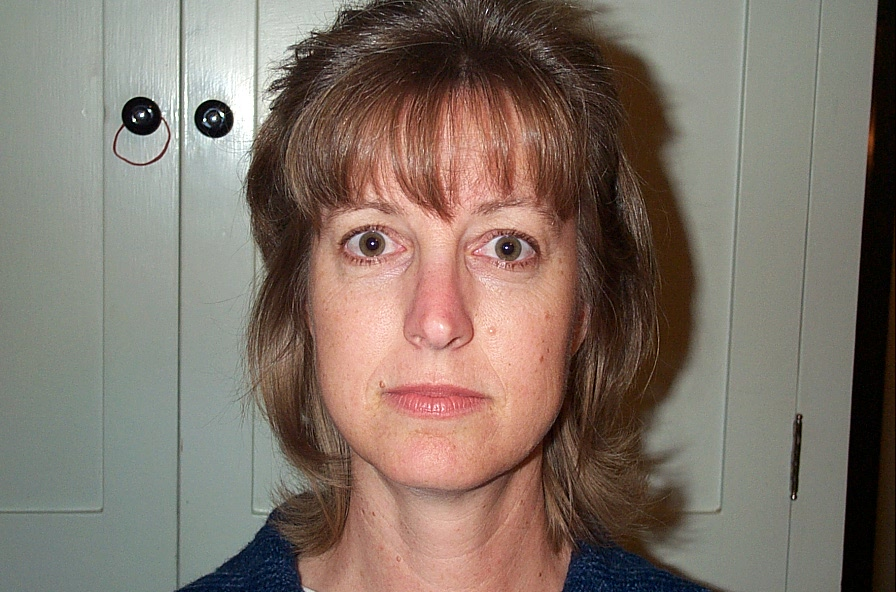
#> input picture CSE829/input_image.jpg, 896 x 592 px
$ python -i methods.py   (imports and definitions only)
#> lines starting #> are read from the running program, lines starting #| are printed output that depends on the picture
"""
The five enhancement arms compared in the domain study.

Every arm takes and returns an 8-bit BGR image, and every arm touches only the
LAB L-channel - the same colour handling the two CLALHE implementations already
use in their own ``enhance()``. That keeps chrominance identical across arms so
any measured difference is attributable to the luminance algorithm alone.

Arms that expose internal parameters return them through ``telemetry``; the
driver logs those to answer the "does CLALHE actually adapt?" question.
"""

import importlib
import sys
from pathlib import Path

import cv2
import numpy as np

# CLALHE.py and CLALHE_new.py live one level up and both define a class called
# CLALHE. The module names differ, so plain imports are unambiguous.
sys.path.insert(0, str(Path(__file__).resolve().parent.parent))
ClalheBlended = importlib.import_module("CLALHE").CLALHE
ClalhePaper = importlib.import_module("CLALHE_new").CLALHE


def _on_luminance(image, fn):
    """Run ``fn`` on the L-channel of LAB and rebuild the BGR image."""
    if image.ndim == 2:
        return fn(image)
    lab = cv2.cvtColor(image, cv2.COLOR_BGR2LAB)
    lab[:, :, 0] = fn(lab[:, :, 0])
    return cv2.cvtColor(lab, cv2.COLOR_LAB2BGR)


# ─────────────────────────────────────────────
#  arms
# ─────────────────────────────────────────────

def m_original(image):
    """Identity. The sanity anchor: PSNR 100, SSI 1.0, CII 1.0, AMBE 0."""
    return image.copy(), {}


def m_he(image):
    """Global histogram equalisation - the classic over-enhancement baseline."""
    return _on_luminance(image, cv2.equalizeHist), {}


def m_clahe(image):
    """Stock OpenCV CLAHE at its documented defaults."""
    clahe = cv2.createCLAHE(clipLimit=2.0, tileGridSize=(8, 8))
    return _on_luminance(image, clahe.apply), {"cbd": 8, "i_cl": 2.0}


# [64 lines left out: functions _clalhe_telemetry, m_clalhe_paper, m_clalhe_blended, _lchannel, not called in this run]


# Order matters: it is the column order in every table and figure.
METHODS = [
    ("original", m_original),
    ("HE", m_he),
    ("CLAHE", m_clahe),
    ("CLALHE-paper", m_clalhe_paper),
    ("CLALHE-blended", m_clalhe_blended),
]

METHOD_NAMES = [name for name, _ in METHODS]

>>> import cv2
>>> picture = cv2.imread('../input_image.jpg')
#> picture is the input picture: shape (592, 896, 3); mean B, G, R 104.5, 114.8, 128.2
>>> result = m_clahe(picture)
#> in _on_luminance, `lab = cv2.cvtColor(image, cv2.COLOR_BGR2LAB)`: lab: shape (592, 896, 3); mean of channels 0, 1, 2 124.2, 132, 136
#> in _on_luminance, `lab[:, :, 0] = fn(lab[:, :, 0])`: lab: shape (592, 896, 3); mean of channels 0, 1, 2 132.2, 132, 136
#> in _on_luminance, `return cv2.cvtColor(lab, cv2.COLOR_LAB2BGR)`:
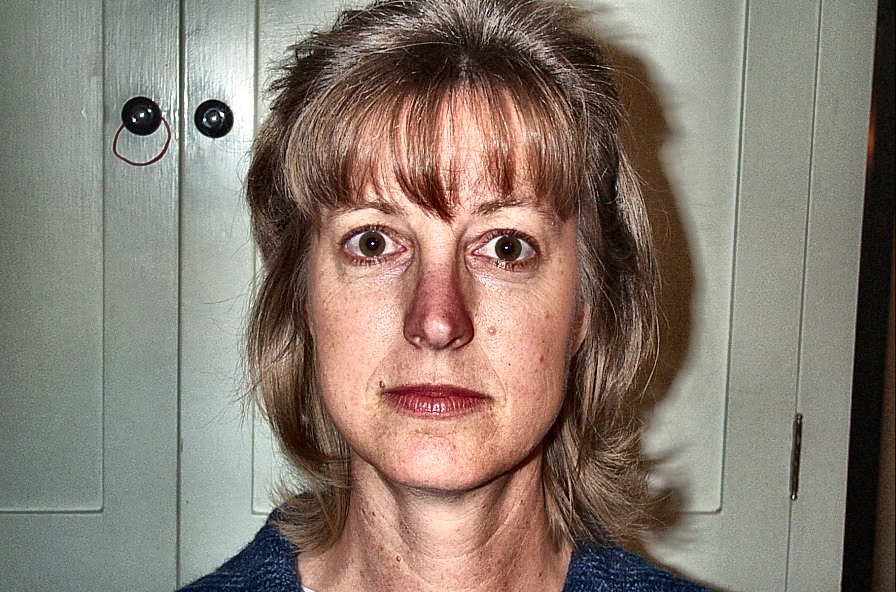
#> returned value: shape (592, 896, 3); mean B, G, R 112.5, 122.9, 136.2

$ run again, on CSE829/crybaby.jpeg
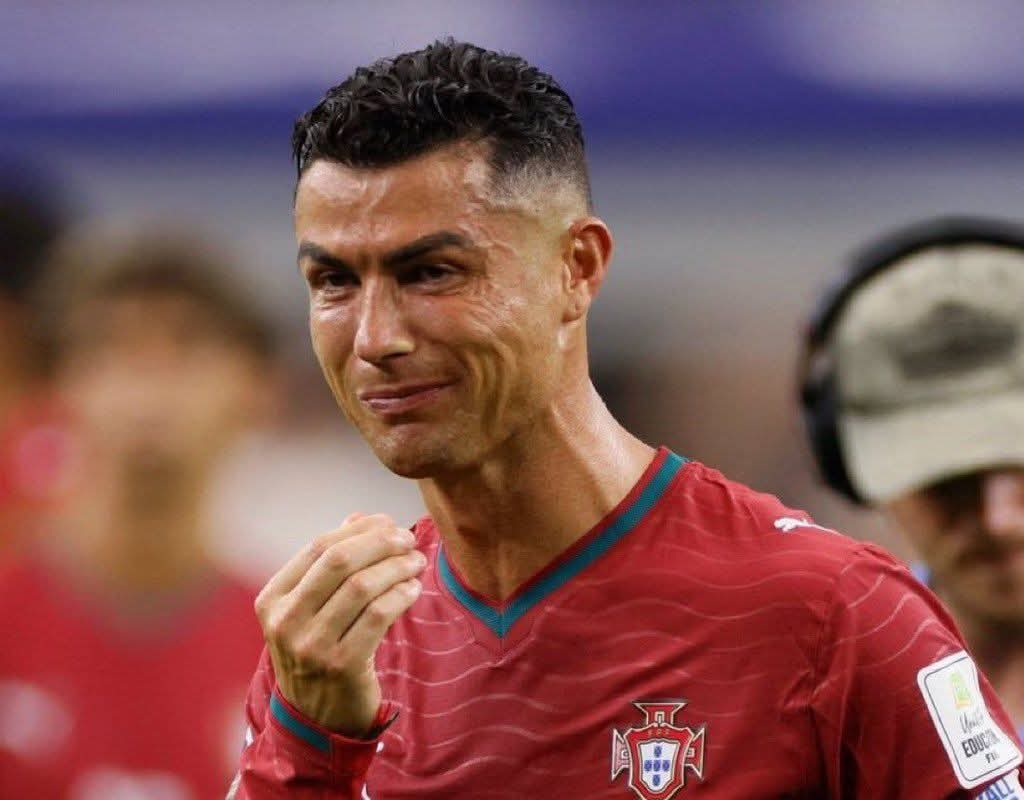
#> input picture CSE829/crybaby.jpeg, 1024 x 800 px
#> picture is the input picture: shape (800, 1024, 3); mean B, G, R 87.6, 86.9, 130.3
#> in _on_luminance, `return cv2.cvtColor(lab, cv2.COLOR_LAB2BGR)`:
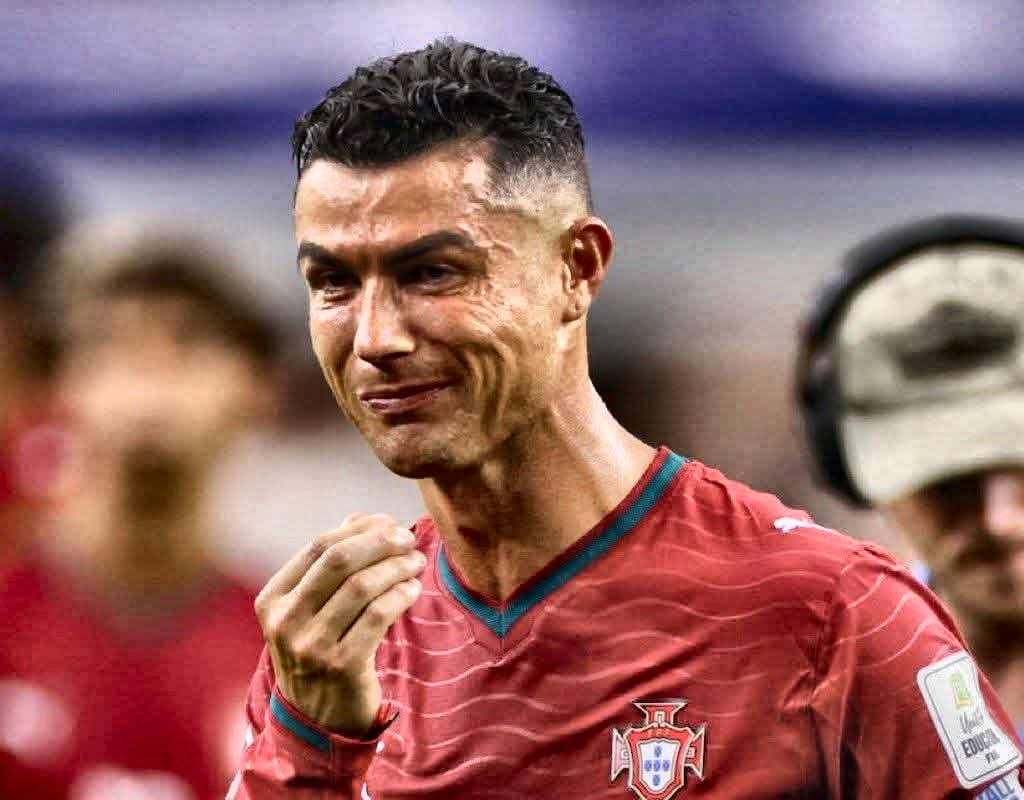
#> returned value: shape (800, 1024, 3); mean B, G, R 101.6, 101.3, 145.1

$ run again, on CSE829/hmm.jpeg
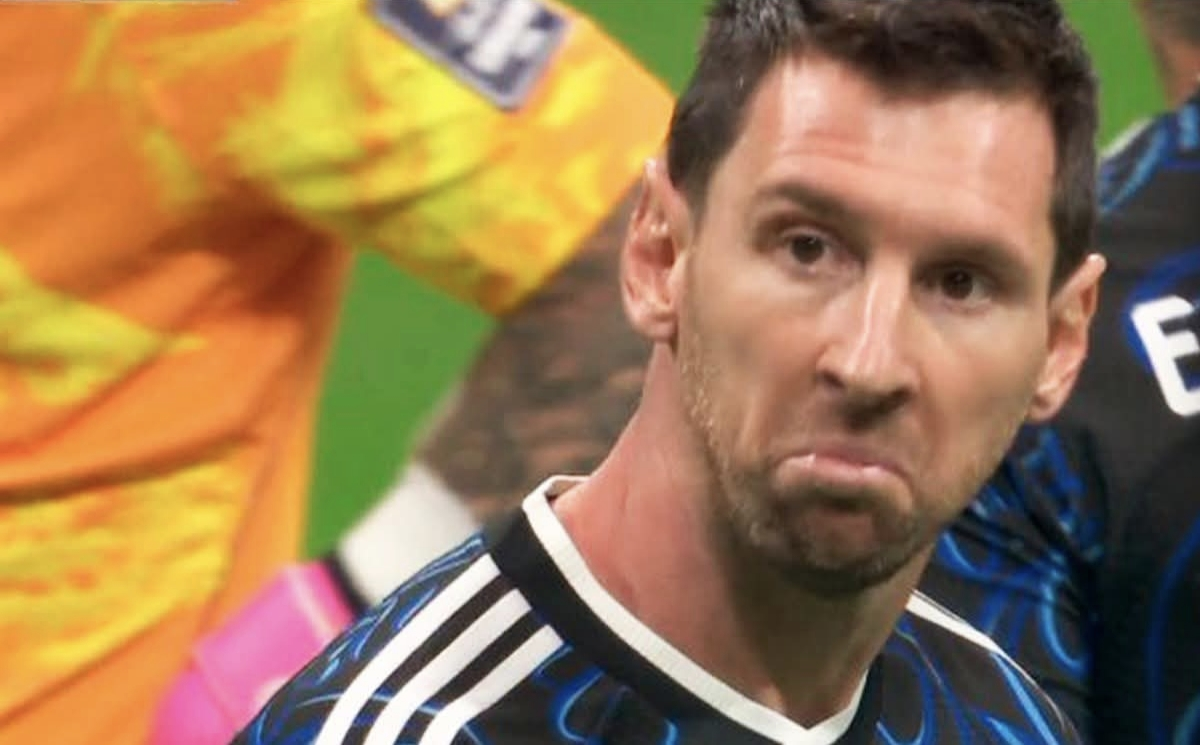
#> input picture CSE829/hmm.jpeg, 1200 x 745 px
#> picture is the input picture: shape (745, 1200, 3); mean B, G, R 82.4, 120.5, 153.5
#> in _on_luminance, `return cv2.cvtColor(lab, cv2.COLOR_LAB2BGR)`:
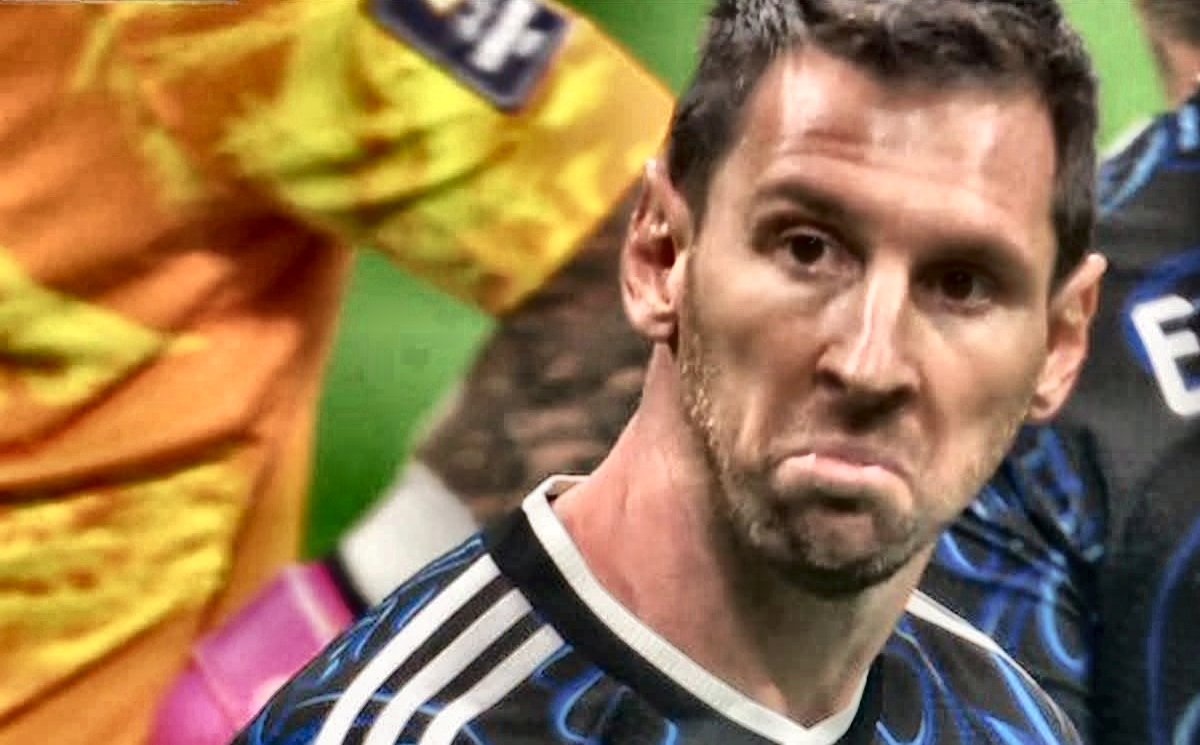
#> returned value: shape (745, 1200, 3); mean B, G, R 80.3, 118.5, 150.4

$ run again, on CSE829/kam_sharse.jpeg
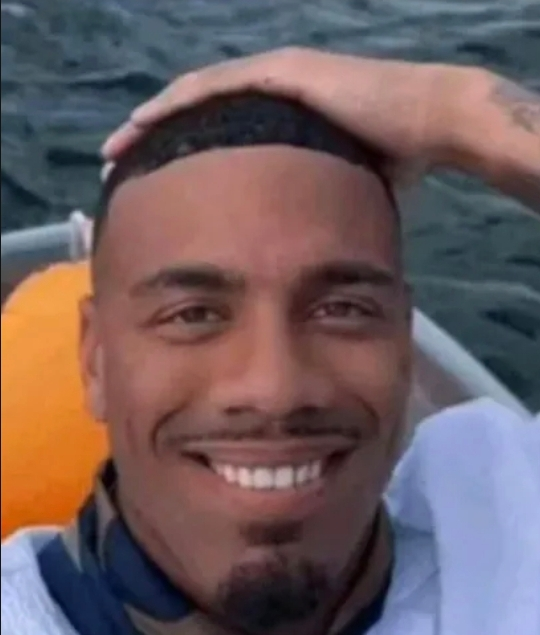
#> input picture CSE829/kam_sharse.jpeg, 540 x 635 px
#> picture is the input picture: shape (635, 540, 3); mean B, G, R 95.2, 92.9, 110.6
#> in _on_luminance, `return cv2.cvtColor(lab, cv2.COLOR_LAB2BGR)`:
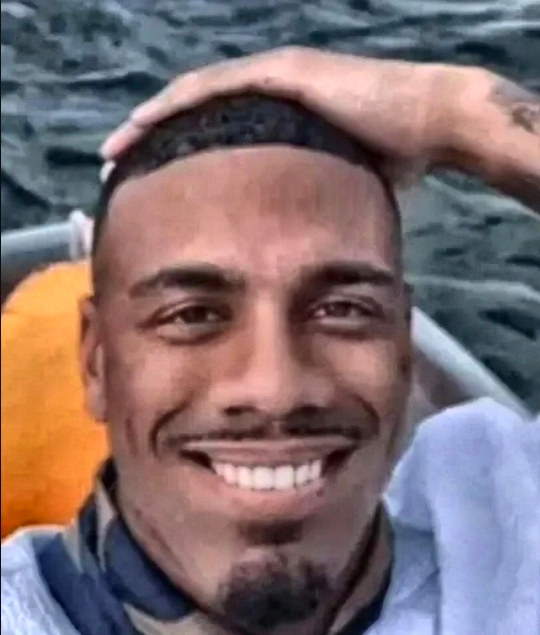
#> returned value: shape (635, 540, 3); mean B, G, R 111.7, 109.5, 127.8
